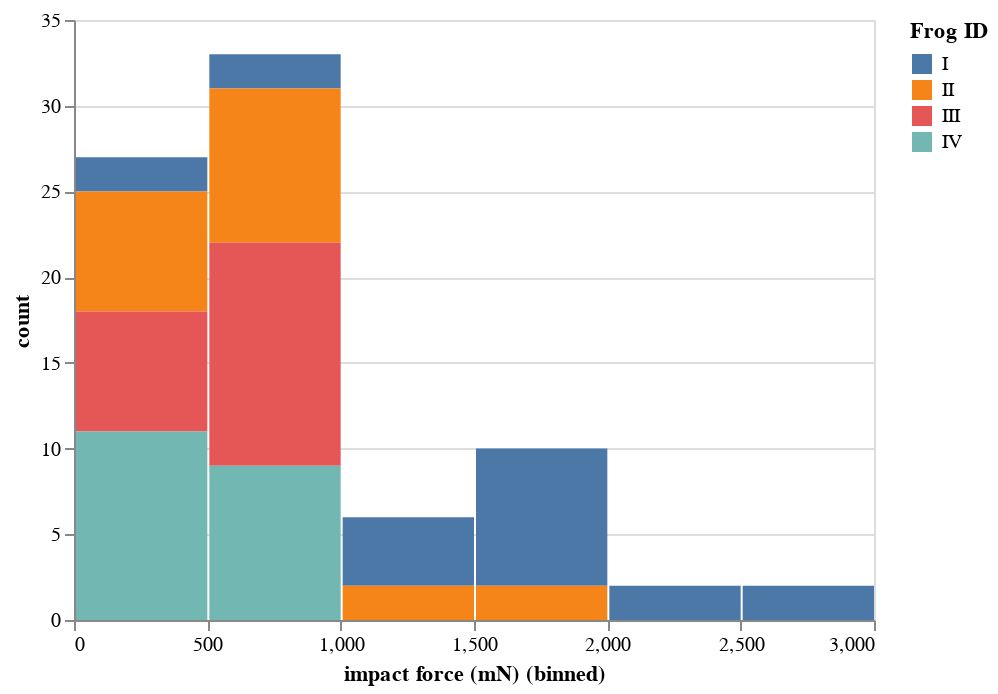

Notebook code for this chart:
### Code cell
alt.Chart(df
    ).mark_bar(
    ).encode(
        x=alt.X('impact force (mN):Q', bin=True),
        y=alt.Y('count()', title='count'),
        color=alt.Color('ID', title='Frog ID')
    )
